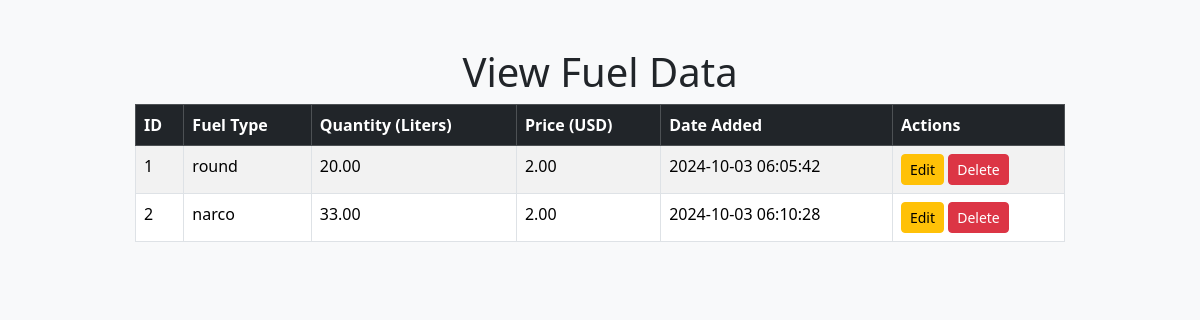
Screenshot of /view_fuel.php with the database file from the repository.
### tables this page shows
CREATE TABLE `fuels` (
  `id` int(6) UNSIGNED NOT NULL,
  `fuel_type` varchar(50) NOT NULL,
  `fuel_quantity` decimal(10,2) NOT NULL,
  `fuel_price` decimal(10,2) NOT NULL,
  `date_added` timestamp NOT NULL DEFAULT current_timestamp()
);

### lang/english.php (called while the page is built)
<?php
$lang_strings = [
    'title' => 'Fuel Station Management System',
    'add_fuel' => 'Add Fuel',
    'view_fuel' => 'View Fuel Data',
    'edit_fuel' => 'Edit Fuel',
    'fuel_type' => 'Fuel Type',
    'quantity' => 'Quantity (Liters)',
    'price' => 'Price (USD)',
    'date_added' => 'Date Added',
    'actions' => 'Actions',
    'edit' => 'Edit',
    'delete' => 'Delete',
    'confirm_delete' => 'Are you sure you want to delete this fuel entry?',
    'no_data' => 'No fuel data available.',
    'save_changes' => 'Save Changes',
    'cancel' => 'Cancel',
];

### view_fuel.php (the view, shortened to what this page needs)
<?php
include 'db.php';
$lang = isset($_GET['lang']) ? $_GET['lang'] : 'en';
if ($lang === 'so') {
    include 'lang/somali.php';
} else {
    include 'lang/english.php';
}
?>
<!DOCTYPE html>
<html lang="<?= $lang ?>">
<head>
    <link rel="stylesheet" href="assets/css/bootstrap.min.css">
</head>
<body class="bg-light">
    <div class="container mt-5">
        <h1 class="text-center"><?php echo $lang_strings['view_fuel']; ?></h1>
        <div class="col-md-10 offset-md-1">
            <table class="table table-bordered table-striped">
                <thead class="table-dark">
                    <tr>
                        <th>ID</th>
                        <th><?php echo $lang_strings['fuel_type']; ?></th>
                        <th><?php echo $lang_strings['quantity']; ?></th>
                        <th><?php echo $lang_strings['price']; ?></th>
                        <th><?php echo $lang_strings['date_added']; ?></th>
                        <th><?php echo $lang_strings['actions']; ?></th>
                    </tr>
                </thead>
                <tbody>
                    <?php
                    $sql = "SELECT * FROM fuels";
                    $result = $conn->query($sql);
                    if ($result->num_rows > 0) {
                        while ($row = $result->fetch_assoc()) {
                            echo "<tr id='fuel-{$row['id']}'>
                                    <td>{$row['id']}</td>
                                    <td>{$row['fuel_type']}</td>
                                    <td>{$row['fuel_quantity']}</td>
                                    <td>{$row['fuel_price']}</td>
                                    <td>{$row['date_added']}</td>
                                    <td>
                                        <button class='btn btn-warning btn-sm' onclick=\"editFuel({$row['id']}, '{$row['fuel_type']}', '{$row['fuel_quantity']}', '{$row['fuel_price']}')\">{$lang_strings['edit']}</button>
                                        <button class='btn btn-danger btn-sm' onclick=\"confirmDelete({$row['id']})\">{$lang_strings['delete']}</button>
                                    </td>
                                  </tr>";
                        }
                    } else {
                        echo "<tr><td colspan='6' class='text-center'>{$lang_strings['no_data']}</td></tr>";
                    }
                    ?>
                </tbody>
            </table>
        </div>
    </div>
</body>
</html>

### rows the page displays
fuels: id "1", fuel_type "round", fuel_quantity "20.00", fuel_price "2.00", date_added "2024-10-03 06:05:42"
fuels: id "2", fuel_type "narco", fuel_quantity "33.00", fuel_price "2.00", date_added "2024-10-03 06:10:28"

### other values shown
$lang_strings['view_fuel'] "View Fuel Data"
$lang_strings['fuel_type'] "Fuel Type"
$lang_strings['quantity'] "Quantity (Liters)"
$lang_strings['price'] "Price (USD)"
$lang_strings['date_added'] "Date Added"
$lang_strings['actions'] "Actions"
